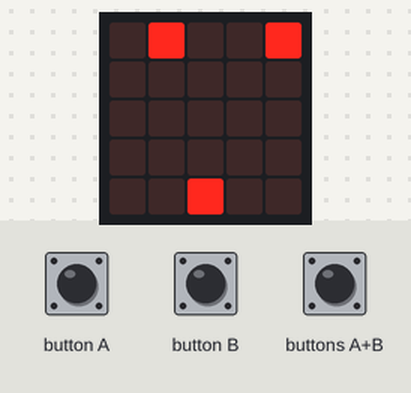
Recording of a program running on a simulated BBC micro:bit (MakeCode). Shown: the board's 5×5 LED display. The inputs (shaded band) are chosen by the test bench. Random numbers come from a fixed seed.

Above: at 3.5 s.
3.6 s: buttons A+B pressed for 0.15 s
At 3.8 s:
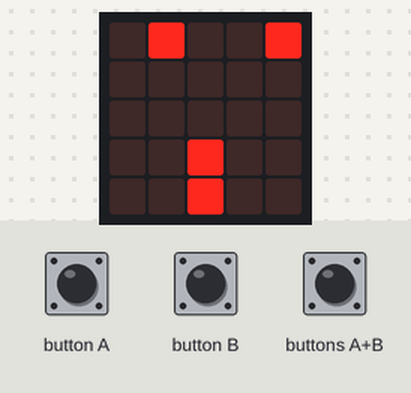
4.3 s: button A pressed for 0.15 s
At 6.0 s:
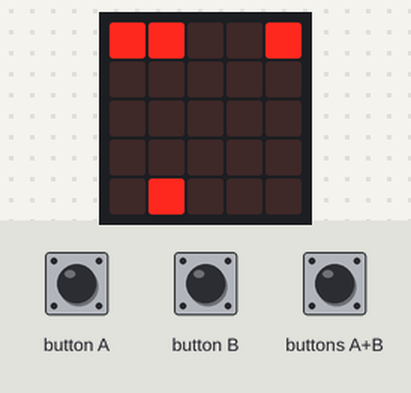
7.4 s: button B pressed for 0.15 s
At 9.1 s:
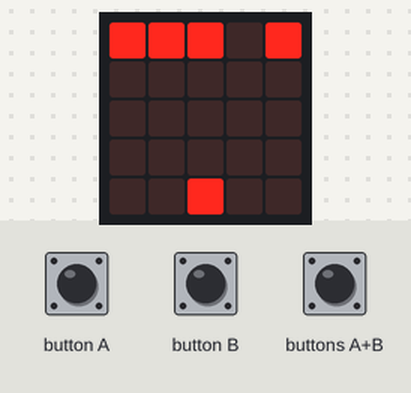
10.5 s: buttons A+B pressed for 1 s
At 12.07 s:
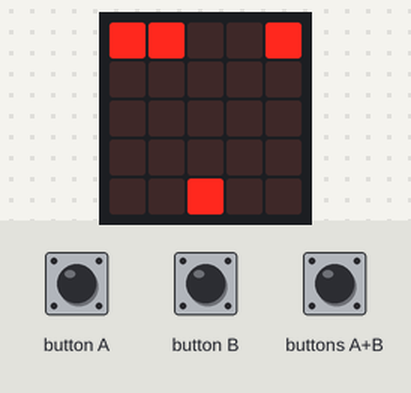
12.1 s: button B pressed for 0.15 s
At 14.1 s:
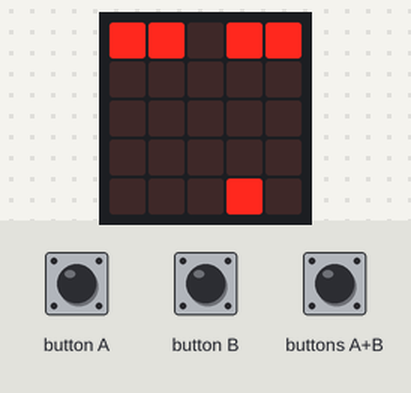
14.4 s: button A pressed for 0.15 s
At 15.9 s:
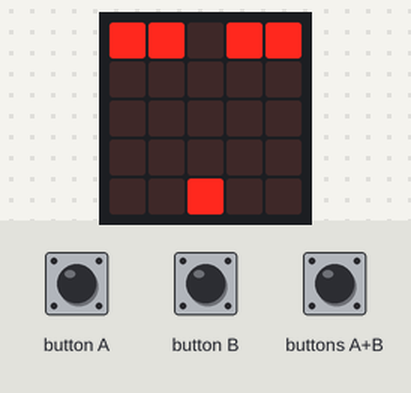
Timing chart, 0 to 17.4 s (numbered marks = the images above; inputs shaded):
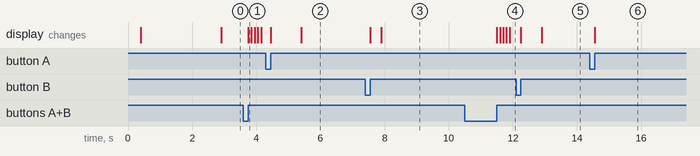

The program:

main.ts
```typescript
input.onButtonPressed(Button.A, function () {
    if (x >= 1) {
        led.plot(x - 1, 4)
        led.unplot(x, 4)
        x += -1
    }
})
input.onButtonPressed(Button.AB, function () {
    shootingPosition = x
    for (let index = 0; index < 4; index++) {
        led.plot(shootingPosition, y - 1)
        y += -1
        basic.pause(100)
        led.unplot(shootingPosition, y)
    }
    y = 4
})
input.onButtonPressed(Button.B, function () {
    if (x <= 3) {
        led.plot(x + 1, 4)
        led.unplot(x, 4)
        x += 1
    }
})
let shootingPosition = 0
let y = 0
let x = 0
basic.showLeds(`
    . . . . .
    . . . . .
    . . . . .
    . . . . .
    . . # . .
    `)
x = 2
y = 4
loops.everyInterval(2500, function () {
    led.plot(randint(0, 4), 0)
})
```

test.ts
```typescript
// les tests vont ici ; cela ne sera pas compilé si ce paquet est utilisé en tant qu'extension.
```

Measured:
- after the input at 3.6 s, the display: changes after 0.15 s (image 1)
- after the input at 10.5 s, the display: first changes after 1.0 s (image 4 shows a later state)
